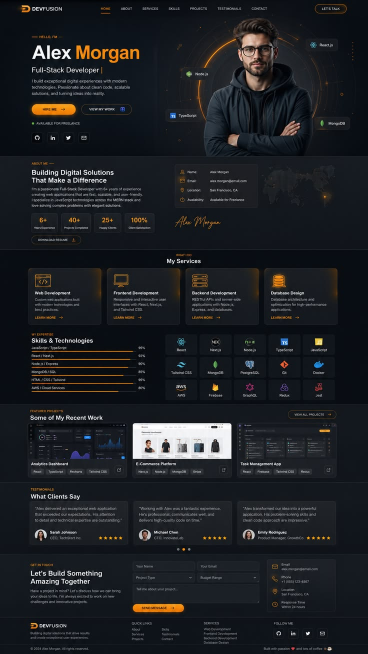
#> input picture design/reference-design.jpg, 736 x 1307 px (shown at 1/2 size)
$ python headshot_crop.py ../design/reference-design.jpg
#> lines starting #> are read from the running program, lines starting #| are printed output that depends on the picture
#!/usr/bin/env python3
"""Crop the uploaded photo into a square headshot for the hero portrait.

The hero container is `aspect-square rounded-full` with object-cover, so a
centered square crop with the head near the top looks best.

Usage:
  python3 scripts/headshot_crop.py <input-image> [--side 1000] [--top 0.06] [--zoom 1.0]

  --top   fraction of the leftover height to skip from the top (0 = flush top).
          Lower = crop window sits higher (good when the head is near the top).
  --zoom  1.0 uses the full square crop; >1 zooms in (0.85 zooms OUT? no —
          zoom>1 crops tighter). Tune after seeing the photo.
"""
import argparse
import sys
from PIL import Image

def main():
    ap = argparse.ArgumentParser()
    ap.add_argument("input")
    ap.add_argument("--side", type=int, default=1000, help="output square size")
    ap.add_argument("--top", type=float, default=0.06,
                    help="fraction of leftover vertical space to skip from top")
    ap.add_argument("--zoom", type=float, default=1.0,
                    help="1.0 = max square window; >1 = crop tighter (zoom in)")
    ap.add_argument("--out", default="/home/z/my-project/public/images/hero-portrait.png")
    args = ap.parse_args()

    img = Image.open(args.input)
#> img is the input picture: PIL image 736x1307 RGB; mean R, G, B 29.7, 32.1, 36.2
    if img.mode not in ("RGB", "L"):
        img = img.convert("RGB")
    w, h = img.size
#> w = 736; h = 1307
    print(f"source: {w}x{h} (ratio {w/h:.3f})")
#| source: 736x1307 (ratio 0.563)

    # Square window: largest square that fits inside the source
    side = min(w, h)
#> side = 736
    # Zoom >1 crops a tighter window centered on the same focal point
    side = int(side / max(args.zoom, 0.05))
    side = min(side, w, h)

    # Horizontal: center. Vertical: anchor toward the top (headshot),
    # with `--top` controlling how far down from flush-top we sit.
    x0 = (w - side) // 2
#> x0 = 0
    slack = h - side
#> slack = 571
    y0 = int(slack * max(0.0, min(args.top, 1.0)))
#> y0 = 34

    crop = img.crop((x0, y0, x0 + side, y0 + side))
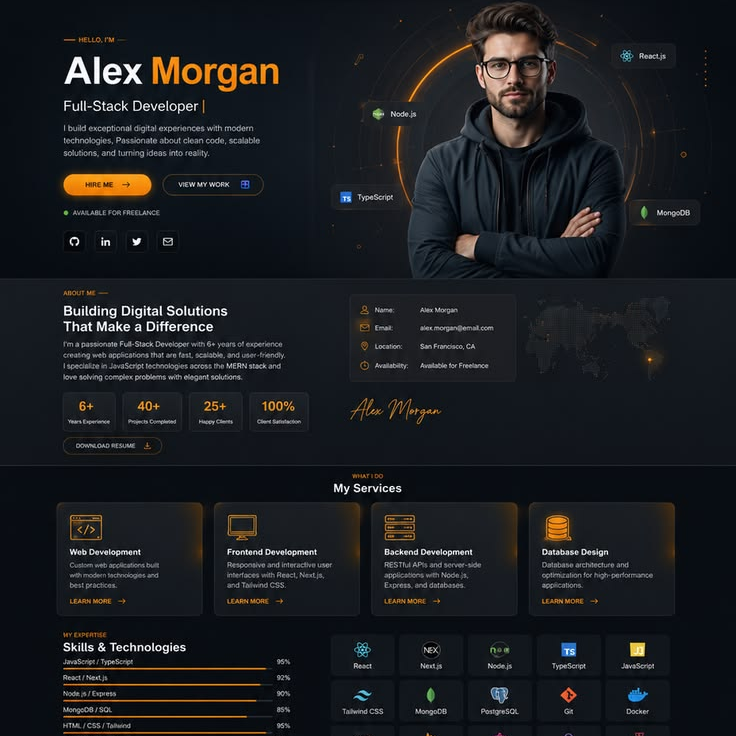
#> crop: PIL image 736x736 RGB; mean R, G, B 26.7, 28.8, 32.3
    crop = crop.resize((args.side, args.side), Image.LANCZOS)
#> crop: PIL image 1000x1000 RGB
    crop.save(args.out, "PNG")
    print(f"saved: {args.out} ({args.side}x{args.side}, window {side}px @ ({x0},{y0}))")
#| saved: /home/z/my-project/public/images/hero-portrait.png (1000x1000, window 736px @ (0,34))

if __name__ == "__main__":
    try:
        main()
    except FileNotFoundError as e:
        sys.exit(f"input not found: {e}")
